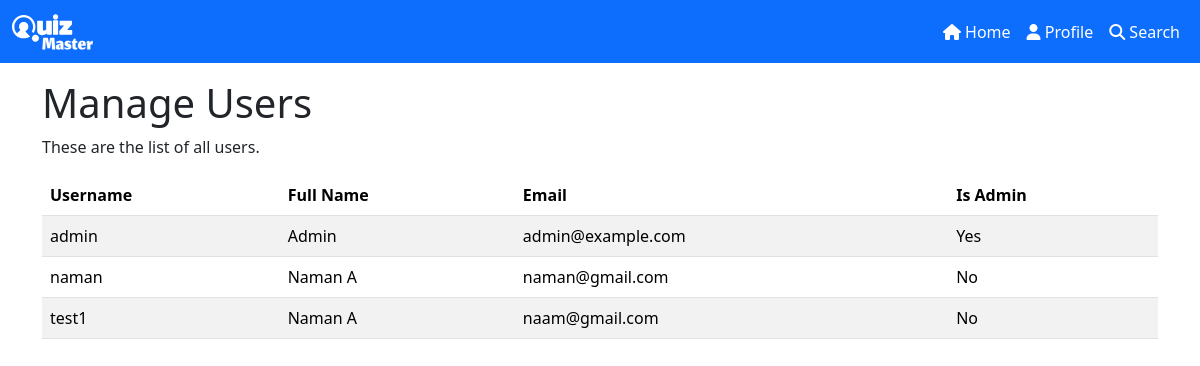
Page /users (signed in) on the committed database.
### models.py (models this page shows)
class User(db.Model):
    username = db.Column(db.String(80), unique=True, nullable=False, primary_key=True)
    fullname = db.Column(db.String(80), nullable=False)
    email = db.Column(db.String(120), unique=True, nullable=False)
    passhash = db.Column(db.String(80), nullable=False)
    is_admin = db.Column(db.Boolean, default=False)
    scores = db.relationship("Score", backref="user", lazy=True, cascade="all, delete-orphan")

### routes.py (the view)
    @app.route("/users")
    @admin_required
    def manage_users():
        users = User.query.all()
        return render_template("manage_users.html", users=users)

### templates/manage_users.html (shortened to what this page needs)
{% extends 'base.html' %}
{% block content %}
<div class="container mt-3">
    <h1>Manage Users</h1>
    <p>These are the list of all users.</p>
    <table class="table table-striped">
        <thead>
            <tr>
                <th>Username</th>
                <th>Full Name</th>
                <th>Email</th>
                <th>Is Admin</th>
            </tr>
        </thead>
        <tbody>
            {% for user in users %}
            <tr>
                <td>{{user.username}}</td>
                <td>{{user.fullname}}</td>
                <td>{{user.email}}</td>
                <td>{{ 'Yes' if user.is_admin else 'No' }}</td>
            </tr>
            {% endfor %}
        </tbody>
    </table>
</div>
{% endblock %}

### rows in the picture
User: username "admin", fullname "Admin", email "admin@example.com", is_admin "Yes"
User: username "naman", fullname "Naman A", email "naman@gmail.com", is_admin "No"
User: username "test1", fullname "Naman A", email "naam@gmail.com", is_admin "No"
